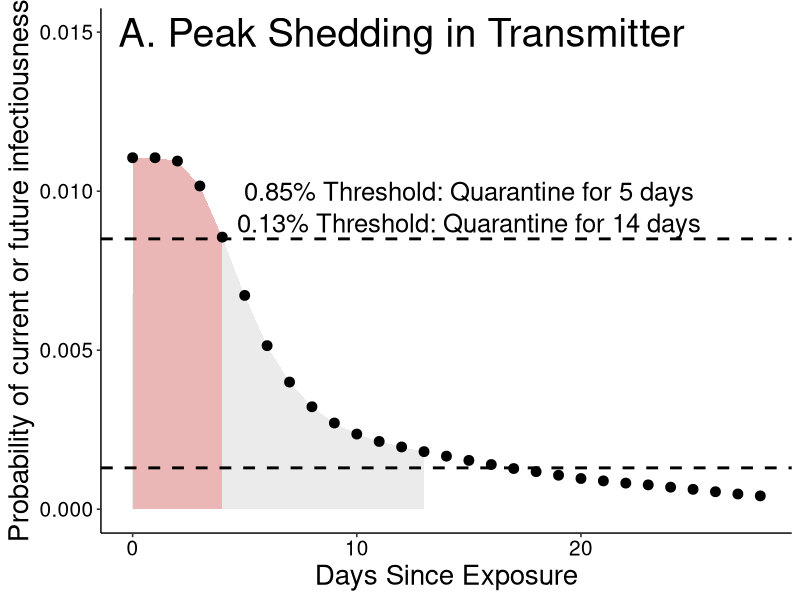
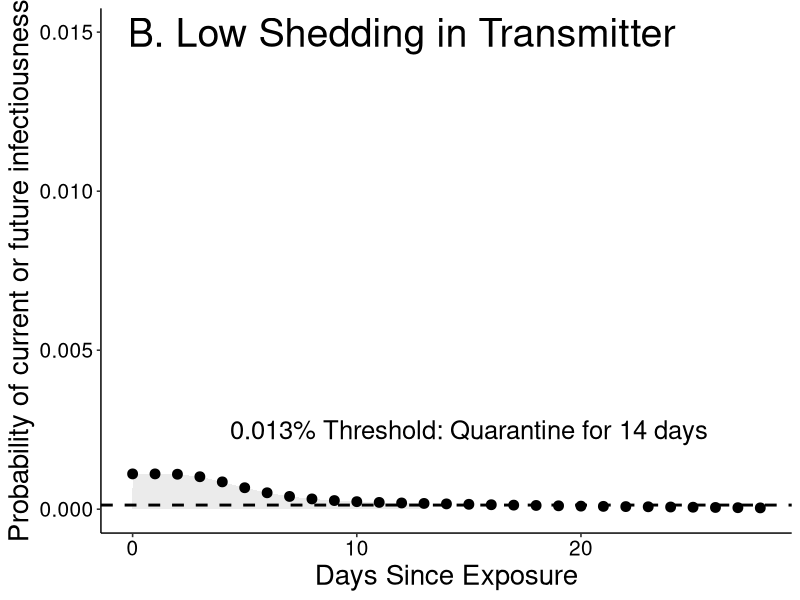
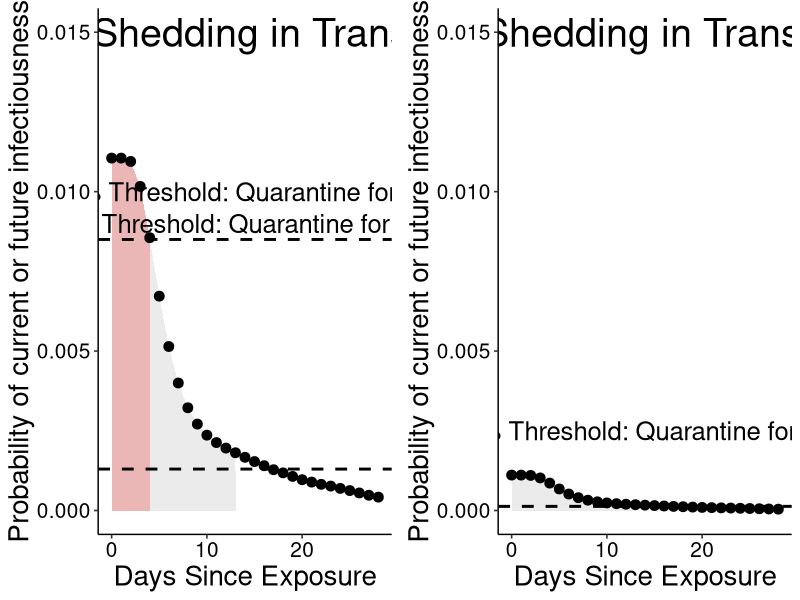
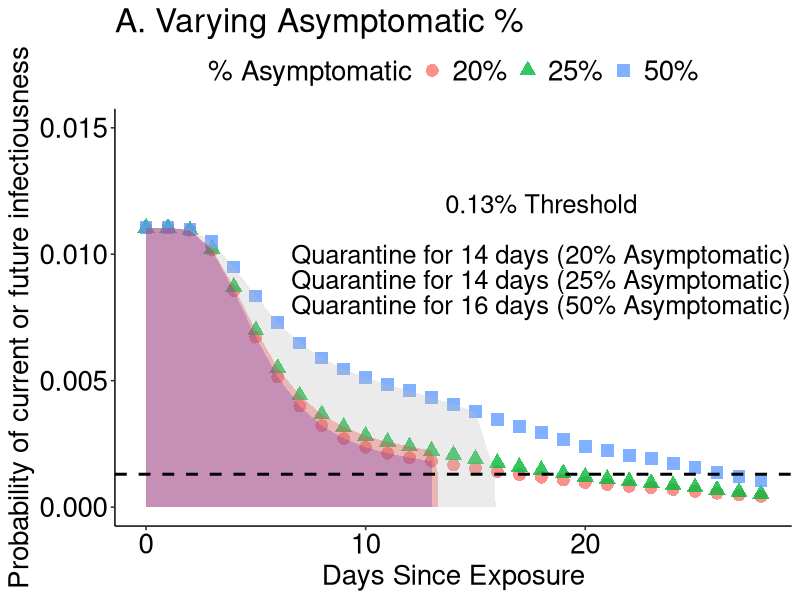
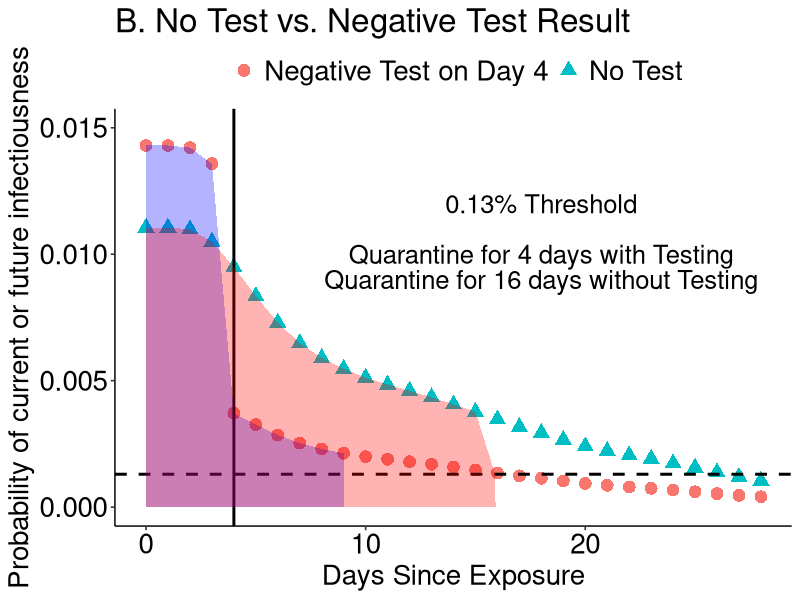
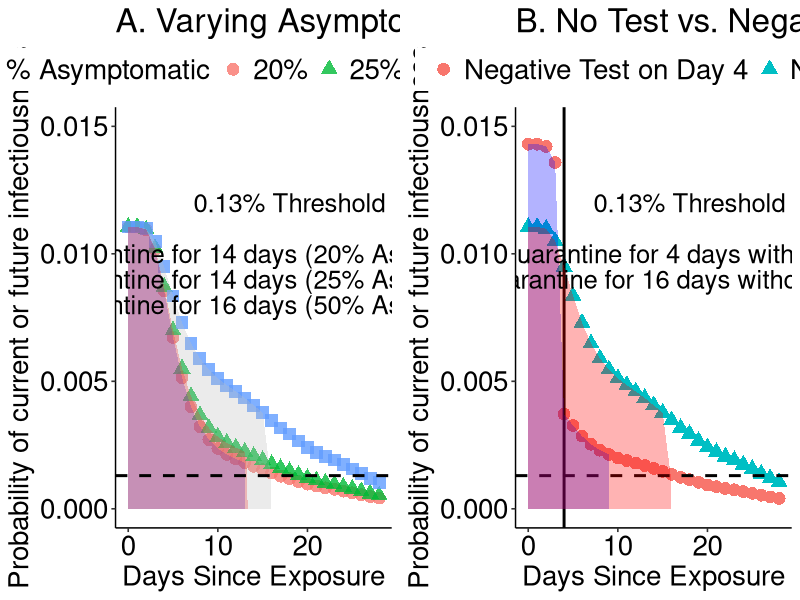

These charts were generated, in order, by the following R code:
#peak shedding in index case

#read in data from logic tables where 1st column
#is the discount on risk of getting sick under ideal testing to find
#asymptomatics as soon as they start shedding and column 2 is the
#probability that asymptomatics have finished shedding (from exposure, shedding
#starts 3 days pre what would be symptom onset)

risk.discount<-read.csv('risk_discount_data.csv')

figure2<-read.csv('figure2_data.csv')


#initial risk

lambda<-3.10E-6

weighted.sum<-35.85

#highest risk individual 15 min close contact
high<-1-exp(-lambda*(weighted.sum*1e2)) #high shedder: 1 x 10^2

#lowest risk individual, 15 min close contact
low<-1-exp(-lambda*(weighted.sum*1e1)) #low shedder: 1 x 10^1

risk.start<-c(high,low)

#fraction expected to be asymptomatic
fraction.asymptomatic<-c(0.2,0.25,0.50)

for (j in 1:length(risk.start)){
  
  for (i in 1:length(fraction.asymptomatic)){
    
    combined.discount<-1-(1-fraction.asymptomatic[i])*(1-risk.discount$discount)-fraction.asymptomatic[i]*risk.discount$asymp
    
    risks<-risk.start[j]*combined.discount
    days<-1:length(risks)
    
    if (i==1 & j==1){
      frame<-data.frame(risks=risks,days=days,risk.start=risk.start[j],fraction.asymptomatic=fraction.asymptomatic[i])
    }else{
      frametemp<-data.frame(risks=risks,days=days,risk.start=risk.start[j],fraction.asymptomatic=fraction.asymptomatic[i])
      frame<-rbind(frame,frametemp)
    }
  }
}

frame$days<-frame$days-1

require(ggplot2)
require(ggpubr)

subframe<-frame[frame$fraction.asymptomatic==0.2,]


#------------------------------------- figure 1 ------------------------------------------------------------

subframe1<-subframe[subframe$risk.start==high & subframe$days<=4,]
#tempframe<-data.frame(risks=0.001,days=6.85,risk.start=high,fraction.asymptomatic=0.15,quarantine1=FALSE,quarantine2=FALSE)
#subframe1<-rbind(subframe1,tempframe)
subframe3<-subframe[subframe$risk.start==high & subframe$days<=13,]
A<-ggplot(subframe[subframe$risk.start==high,],aes(x=days,y=risks))+
  geom_area(data=subframe1,aes(x = ifelse(days<=4 , days, 0)),fill="red",alpha=0.3)+
  geom_area(data=subframe3,aes(x = ifelse(days<=13 , days, 0)),fill="grey",alpha=0.3)+
  geom_point(size=3)+
  geom_hline(yintercept=8.5e-03,linetype="dashed",size=1)+
  geom_hline(yintercept=1.3e-03,linetype="dashed",size=1)+
  scale_colour_discrete(name="Scenario",labels=c("Peak Shedding in Transmitter","Low Shedding in Transmitter"))+
  scale_x_continuous(name="Days Since Exposure")+
  scale_y_continuous(name="Probability of current or future infectiousness",limits = c(0, 0.015))+
  annotate("text",x=15,y=0.010,label="0.85% Threshold: Quarantine for 5 days",size=6.5)+
  annotate("text",x=15,y=0.009,label="0.13% Threshold: Quarantine for 14 days",size=6.5)+
  annotate("text",x=12,y=.015,label="A. Peak Shedding in Transmitter",size=10)+
  theme_pubr()+theme(axis.title.x = element_text(size=20),axis.title.y = element_text(size=20),title = element_text(size=20),
                     axis.text=element_text(size=15))
  #ggtitle("A. Peak Shedding in Transmitter")
A

subframe5<-subframe[subframe$risk.start==low & subframe$days<=13,]
B<-ggplot(subframe[subframe$risk.start==low,],aes(x=days,y=risks))+
  geom_area(data=subframe5,aes(x = ifelse(days<=13 , days, 0)),fill="grey",alpha=0.3)+
  geom_point(size=3)+
  geom_hline(yintercept=1.3e-04,linetype="dashed",size=1)+
  scale_colour_discrete(name="Scenario",labels=c("Peak Shedding in Transmitter","Low Shedding in Transmitter"))+
  scale_x_continuous(name="Days Since Exposure")+
  scale_y_continuous(name="Probability of current or future infectiousness",limits = c(0, 0.015))+
  annotate("text",x=15,y=0.0025,label="0.013% Threshold: Quarantine for 14 days",size=6.5)+
  theme_pubr()+theme(axis.title.x = element_text(size=20),axis.title.y = element_text(size=20),title=element_text(size=20),
                     axis.text=element_text(size=15))+
  annotate("text",x=12,y=.015,label="B. Low Shedding in Transmitter",size=10)
  #ggtitle("B. Low Shedding in Transmitter")

B
windows()
ggarrange(A,B)



#------------------------------------ figure 2 -------------------------------------------------------------

subframe6<-frame[frame$risk.start==high & frame$days<=13 & frame$fraction.asymptomatic==0.25,]
subframe6temp<-data.frame(risks=1.3e-3,days=13.3,risk.start=high,fraction.asymptomatic=0.25)
subframe6<-rbind(subframe6,subframe6temp)

subframe7<-frame[frame$risk.start==high & frame$days<=15 & frame$fraction.asymptomatic==0.5,]
subframe7temp<-data.frame(risks=1.3e-3,days=15.9,risk.start=high,fraction.asymptomatic=0.5)
subframe7<-rbind(subframe7,subframe7temp)


A.2<-ggplot(frame[frame$risk.start==high,],aes(x=days,y=risks))+
  geom_point(aes(shape=as.character(fraction.asymptomatic),colour=as.character(fraction.asymptomatic)),size=4,alpha=0.8)+
  geom_area(data=subframe3,aes(x = ifelse(days<=13 , days, 0)),fill="blue",alpha=0.3)+
  geom_area(data=subframe6,aes(x = ifelse(days<=13.3 , days, 0)),fill="red",alpha=0.3)+
  geom_area(data=subframe7,aes(x = ifelse(days<=15.9 , days, 0)),fill="grey",alpha=0.3)+
  scale_shape_discrete(name="% Asymptomatic",labels=c("20%", "25%", "50%"))+
  scale_colour_discrete(name="% Asymptomatic",labels=c("20%", "25%", "50%"))+
  scale_x_continuous(name="Days Since Exposure")+
  scale_y_continuous(name="Probability of current or future infectiousness",limits = c(0, 0.015))+
  geom_hline(yintercept=1.3e-03,linetype="dashed",size=1)+
  annotate("text",x=18,y=0.012,label="0.13% Threshold",size=6.5)+
  annotate("text",x=18,y=0.010,label="Quarantine for 14 days (20% Asymptomatic)",size=6.5)+
  annotate("text",x=18,y=0.009,label="Quarantine for 14 days (25% Asymptomatic)",size=6.5)+
  annotate("text",x=18,y=0.008,label="Quarantine for 16 days (50% Asymptomatic)",size=6.5)+
  theme_pubr()+theme(axis.title.x = element_text(size=20),axis.title.y = element_text(size=20),
                     legend.text = element_text(size=20), legend.title=element_text(size=20),
                     axis.text=element_text(size=20),title=element_text(size=20))+
  ggtitle("A. Varying Asymptomatic %")

windows()
A.2

#negative test scenario
days<-c(frame$days[frame$risk.start==high & frame$fraction.asymptomatic==0.5],figure2$Days)
risks<-c(frame$risks[frame$risk.start==high & frame$fraction.asymptomatic==0.5],figure2$Risktest)
type<-c(rep("No test",length(frame$days[frame$risk.start==high & frame$fraction.asymptomatic==0.5])),
        rep("Negative Test Result",length(figure2$Days)))
frame2<-data.frame(days=days,risks=risks,type=type)


subframe8<-frame2[frame2$type=="Negative Test Result" & frame2$days<=9,]

B.2<-ggplot(data=frame2)+geom_point(aes(x=days,y=risks,group=type,colour=type,shape=type),size=4)+
    geom_hline(yintercept=1.3e-03,linetype="dashed",size=1)+
    geom_vline(xintercept=4,linetype="solid",size=1)+
    geom_area(data=subframe8,aes(x = ifelse(days<=9 , days, 0),y=risks),fill="blue",alpha=0.3)+
    geom_area(data=subframe7,aes(x = ifelse(days<=15.9 , days, 0),y=risks),fill="red",alpha=0.3)+
    theme_pubr()+theme(axis.title.x = element_text(size=20),axis.title.y = element_text(size=20),
                   legend.text = element_text(size=20), legend.title=element_text(size=20),
                   axis.text=element_text(size=20),title=element_text(size=20))+
    annotate("text",x=18,y=0.012,label="0.13% Threshold",size=6.5)+
    annotate("text",x=18,y=0.010,label="Quarantine for 4 days with Testing",size=6.5)+
    annotate("text",x=18,y=0.009,label="Quarantine for 16 days without Testing",size=6.5)+
    scale_colour_discrete(name="",labels=c("Negative Test on Day 4","No Test"))+
    scale_shape_discrete(name="",labels=c("Negative Test on Day 4","No Test"))+
    scale_x_continuous(name="Days Since Exposure")+
    scale_y_continuous(name="Probability of current or future infectiousness",limits = c(0, 0.015))+
    ggtitle("B. No Test vs. Negative Test Result")


windows()
B.2

windows()
ggarrange(A.2,B.2)
